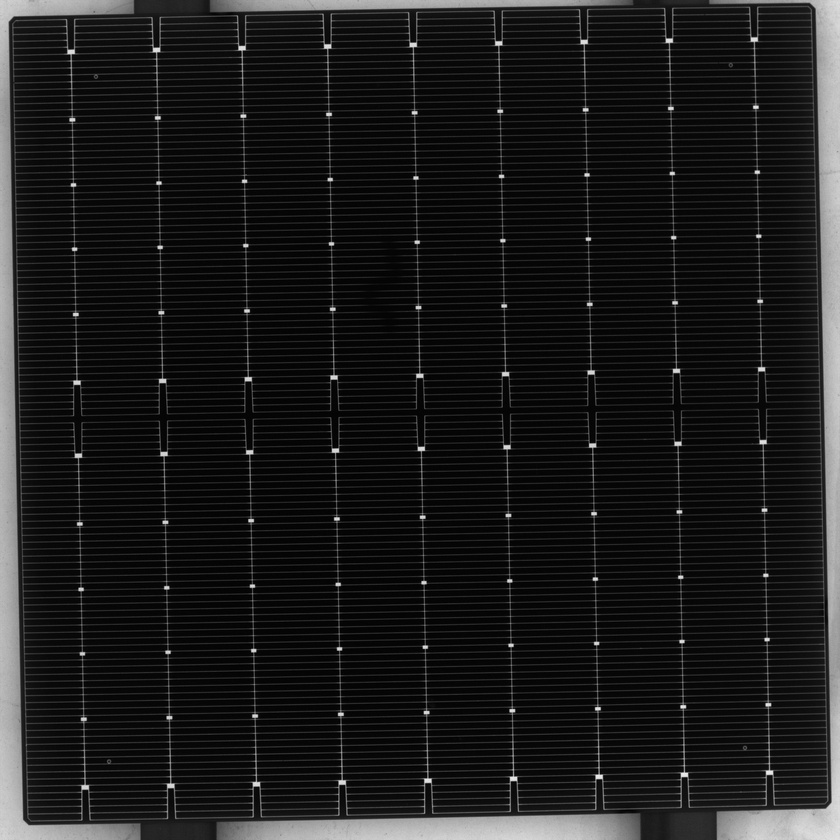
#> input picture pic/crop/1_crop.jpg, 840 x 840 px, shrunk from 2779 x 2779 before the run, found by its file name
$ python step2.py
#> lines starting #> are read from the running program, lines starting #| are printed output that depends on the picture; after the words box and inside, x2 and y2 are one past the last pixel; in counts of white or black regions, pixels touching at a corner belong together; long printed decimals are rounded
import cv2
import numpy as np

def calarea(rec):
    x1 = rec[0,0]
    y1 = rec[0,1]
    x2 = rec[1,0]
    y2 = rec[1,1]
    x3 = rec[2,0]
    y3 = rec[2,1]
    x4 = rec[3,0]
    y4 = rec[3,1]
    area = ((x1*y2-y1*x2)+(x2*y3-y2*x3)+(x3*y4-y3*x4)+(x4*y1-y4*x1))/2
    return abs(area)

def crop_minAreaRect(img, rect, box, h, w):
    # rotate img
    print("rect:")
    print(rect)
    print(type(box))
    print("box:")
    print(box)
    angle = rect[2]
    rows,cols = img.shape[0], img.shape[1]
    M = cv2.getRotationMatrix2D((cols/2,rows/2),angle-90,1)
    img_rot = cv2.warpAffine(img,M,(cols,rows))
    # rotate bounding box
    pts = np.int0(cv2.transform(np.array([box]), M))[0]
    print("After rot pts: ", pts)
    pts[pts < 0] = 0
    for i in range(4):
        if pts[i,0] > w:
            pts[i,0] = w
        if pts[i,1] >h:
            pts[i,1] = h
    x1 = pts[0,0]
    y1 = pts[0,1]
    x2 = pts[1,0]
    y2 = pts[1,1]
    x3 = pts[2,0]
    y3 = pts[2,1]
    x4 = pts[3,0]
    y4 = pts[3,1]
    xlow = min(x1, x2, x3, x4)
    xhigh = max(x1, x2, x3, x4)
    ylow = min(y1, y2, y3, y4)
    yhigh = max(y1, y2, y3, y4)
    img_crop = img_rot[ylow:yhigh, xlow:xhigh]
    return img_crop

# Load the image
img = cv2.imread("C://Users//yzgua//Desktop//bat//pic//crop//1_crop.jpg")
#> img is the input picture: shape (840, 840, 3); min 0, max 239, mean 27.2
h, w, c = img.shape[:3]
#> h = 840; w = 840; c = 3
print("height: {} , width: {}".format(h, w))
#| height: 840 , width: 840

cv2.namedWindow('original', 0)
cv2.imshow('original',img)

gray = cv2.cvtColor(img,cv2.COLOR_BGR2GRAY)

edged = cv2.Canny(img, 170, 500)
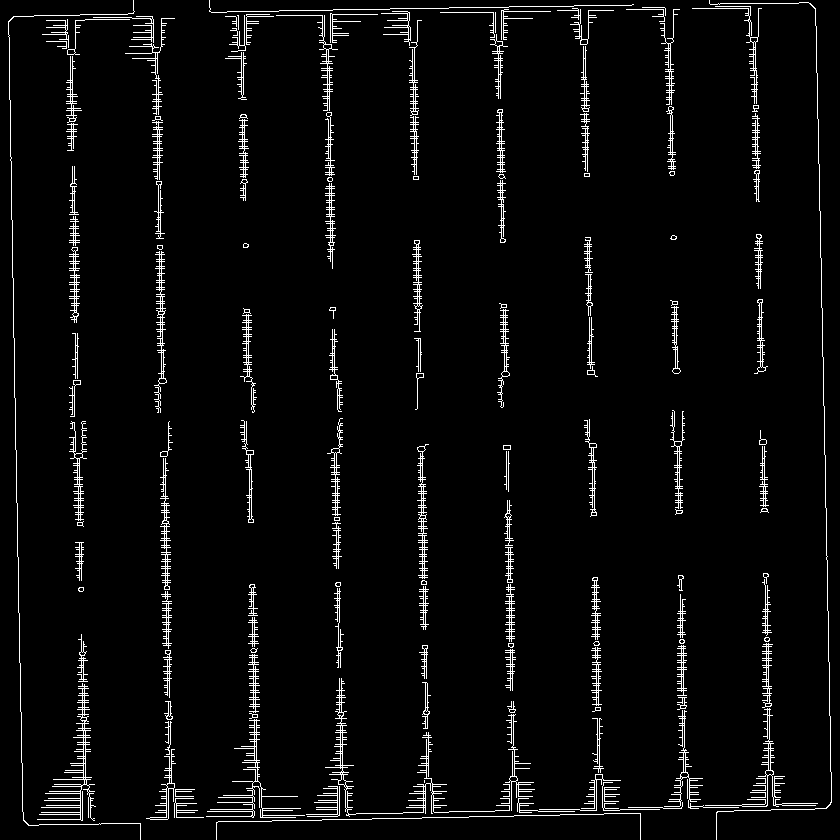
#> edged: shape (840, 840); 3.9% white in thin lines or dots
cv2.namedWindow('edge', 0)
cv2.imshow('edge',edged)

# Apply adaptive threshold
thresh = cv2.adaptiveThreshold(edged, 255, 1, 1, 11, 2)
#> thresh: shape (840, 840); 17.9% white; 686 white regions (659 under 20 px), largest, box (x1, y1, x2, y2) and area: (3, 0, 837, 840) 71694, (204, 0, 684, 273) 19615, (498, 440, 520, 695) 3005
thresh_color = cv2.cvtColor(thresh, cv2.COLOR_GRAY2BGR)

cv2.namedWindow('thresh', 0)
cv2.imshow('thresh',thresh)

# apply some dilation and erosion to join the gaps - change iteration to detect more or less area's
thresh = cv2.dilate(thresh,None,iterations = 10)
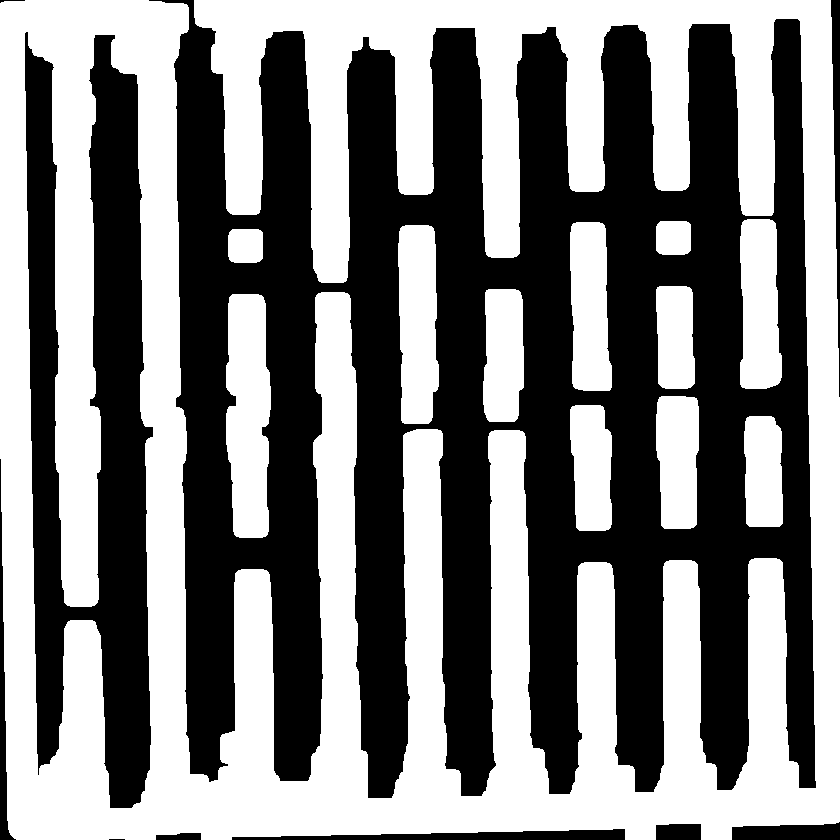
#> thresh: shape (840, 840); 50.5% white; 10 black regions (1 under 20 px), largest, box (x1, y1, x2, y2) and area: (149, 0, 816, 798) 286332, (25, 32, 153, 808) 54039, (232, 829, 625, 840) 2572
cv2.namedWindow('dilate', 0)
cv2.imshow('dilate',thresh)

thresh = cv2.erode(thresh,None,iterations = 10)
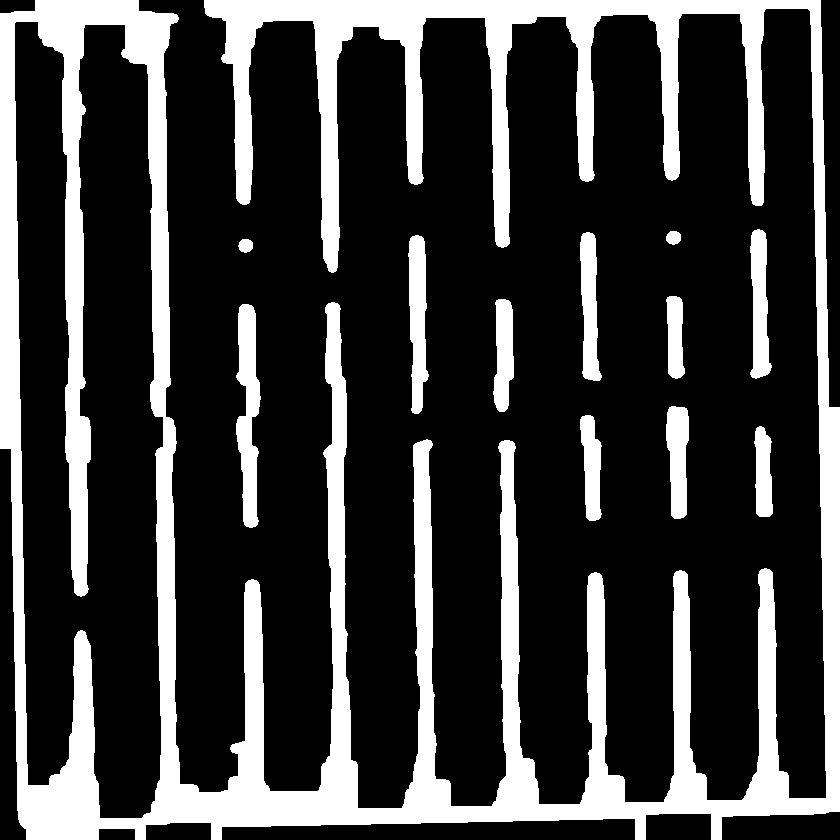
#> thresh: shape (840, 840); 24% white; 12 white regions
cv2.namedWindow('erode', 0)
cv2.imshow('erode',thresh)

# Find the contours
contours,hierarchy = cv2.findContours(thresh,
                                        cv2.RETR_TREE,
                                        cv2.CHAIN_APPROX_SIMPLE)
#> contours = 13 contours; largest, box (x1, y1, x2, y2) and area: (0, 0, 840, 840) 232404, (14, 21, 164, 819) 89840, (236, 304, 261, 528) 3288, (408, 235, 429, 414) 2435, (750, 229, 772, 379) 2092

maxarea = 0
maxbox = np.zeros((4,2), int)
maxrect = cv2.minAreaRect(contours[0])
#> maxrect = ((763, 471), (17.03, 90.15), -0.909)

for cnt in contours:
    rect = cv2.minAreaRect(cnt)
    box_float = cv2.boxPoints(rect)
    tmparea = calarea(box_float)
    box = np.int0(box_float)
    cv2.drawContours(img,[box],0,(0,0,255),10)
    box_w = box[1,0]- box[0,0]+1
    if tmparea > maxarea:
        maxbox = box
        maxarea = tmparea
        maxrect = rect
#> this loop made 13 passes
#> (x1 in calarea, y1 in calarea, x2 in calarea, y2 in calarea, x3 in calarea, y3 in calarea, x4 in calarea, y4 in calarea) on passes 1, 2, 12: (755.2, 516.2, 753.7, 426.1, 770.8, 425.8, 772.2, 515.9), (586.1, 520.6, 579.1, 415.4, 598.9, 414.1, 606, 519.3), (839, 839, -2.57e-14, 839, 0, 0, 839, 0)
#> (x1 in calarea, y1 in calarea, x2 in calarea, y2 in calarea, x3 in calarea, y3 in calarea, x4 in calarea, y4 in calarea) on passes 3 to 4: (688, 518, 666, 518, 666, 406, 688, 406), (260, 527, 236, 527, 236, 304, 260, 304)
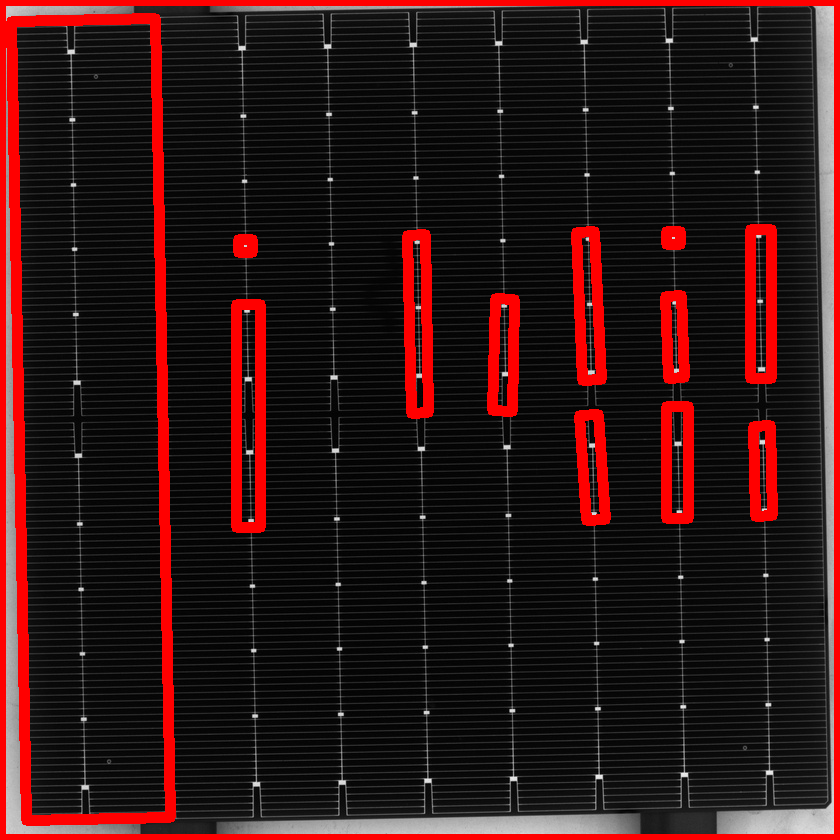
#> img: shape (840, 840, 3); 10.16% of pixels changed, all inside (x1, y1, x2, y2) = (0, 0, 840, 840)
#> after the loop, maxarea = 703921

# cv2.drawContours(img,[maxbox],0,(0,0,255),10)
cv2.namedWindow('image bound', 0)
cv2.imshow('image bound',img)

crop_rot = crop_minAreaRect(img, maxrect, maxbox, h , w)
#| ((419.5, 419.5), (839.0, 839.0), -90.0)
#| <class 'numpy.ndarray'>
#| [[839 839]
#|  [  0 839]
#|  [  0   0]
#|  [839   0]]
#> in crop_minAreaRect, `angle = rect[2]`: angle = -90
#> in crop_minAreaRect, `M = cv2.getRotationMatrix2D((cols/2,rows/2),angle-90,1)`: M = [[-1, -1.22e-16, 840], [1.22e-16, -1, 840]]
#> in crop_minAreaRect, `img_rot = cv2.warpAffine(img,M,(cols,rows))`:
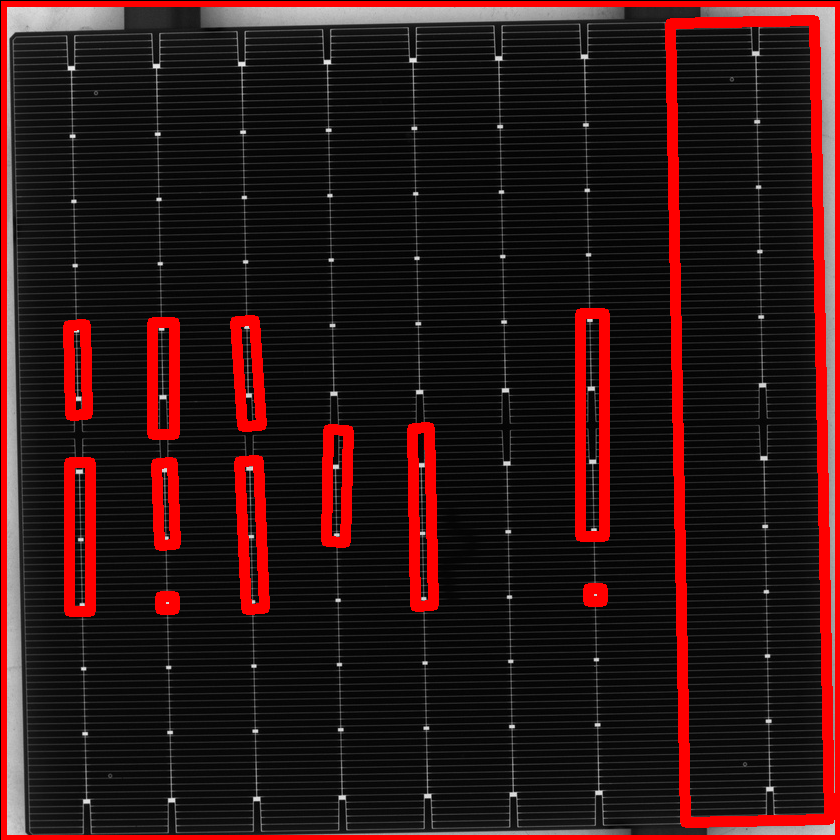
#> img_rot: shape (840, 840, 3); mean B, G, R 20.7, 20.7, 46
#> in crop_minAreaRect, `pts = np.int0(cv2.transform(np.array([box]), M))[0]`: pts = [[1, 1], [840, 1], [840, 840], [1, 840]]
#| After rot pts:  [[  1   1]
#|  [840   1]
#|  [840 840]
#|  [  1 840]]
#> in crop_minAreaRect, `x1 = pts[0,0]`: x1 = 1
#> in crop_minAreaRect, `x2 = pts[1,0]`: x2 = 840
#> in crop_minAreaRect, `y2 = pts[1,1]`: y2 = 1
#> in crop_minAreaRect, `x3 = pts[2,0]`: x3 = 840
#> in crop_minAreaRect, `x4 = pts[3,0]`: x4 = 1
#> in crop_minAreaRect, `y4 = pts[3,1]`: y4 = 840
#> in crop_minAreaRect, `xlow = min(x1, x2, x3, x4)`: xlow = 1
#> in crop_minAreaRect, `xhigh = max(x1, x2, x3, x4)`: xhigh = 840
#> in crop_minAreaRect, `ylow = min(y1, y2, y3, y4)`: ylow = 1
#> in crop_minAreaRect, `yhigh = max(y1, y2, y3, y4)`: yhigh = 840
#> in crop_minAreaRect, `img_crop = img_rot[ylow:yhigh, xlow:xhigh]`:
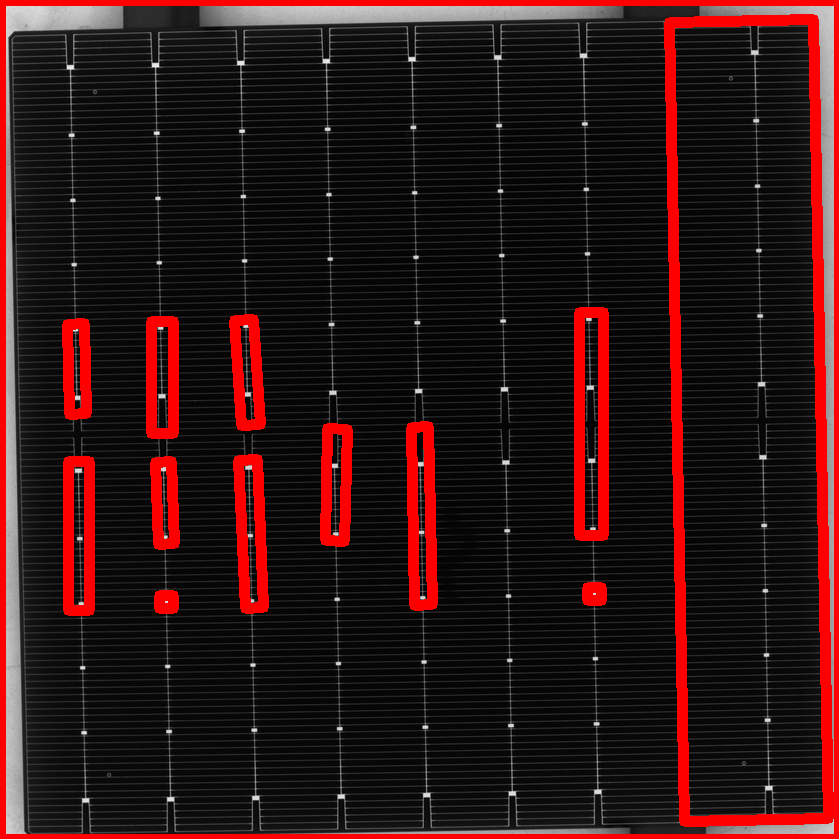
#> img_crop: shape (839, 839, 3); mean B, G, R 20.7, 20.7, 46.1
print(type(crop_rot))
#| <class 'numpy.ndarray'>
print(crop_rot.shape)
#| (839, 839, 3)
cv2.namedWindow('Crop result', 0)
cv2.imshow('Crop result',crop_rot)
# cv2.imwrite("C:\\Users\\yzgua\\Desktop\\bat\\test\\720\\result\\720_800_result.jpg", crop_rot)
cv2.waitKey(0)
cv2.destroyAllWindows()

$ run again, with pic/crop/7_crop.jpg copied over pic/crop/1_crop.jpg
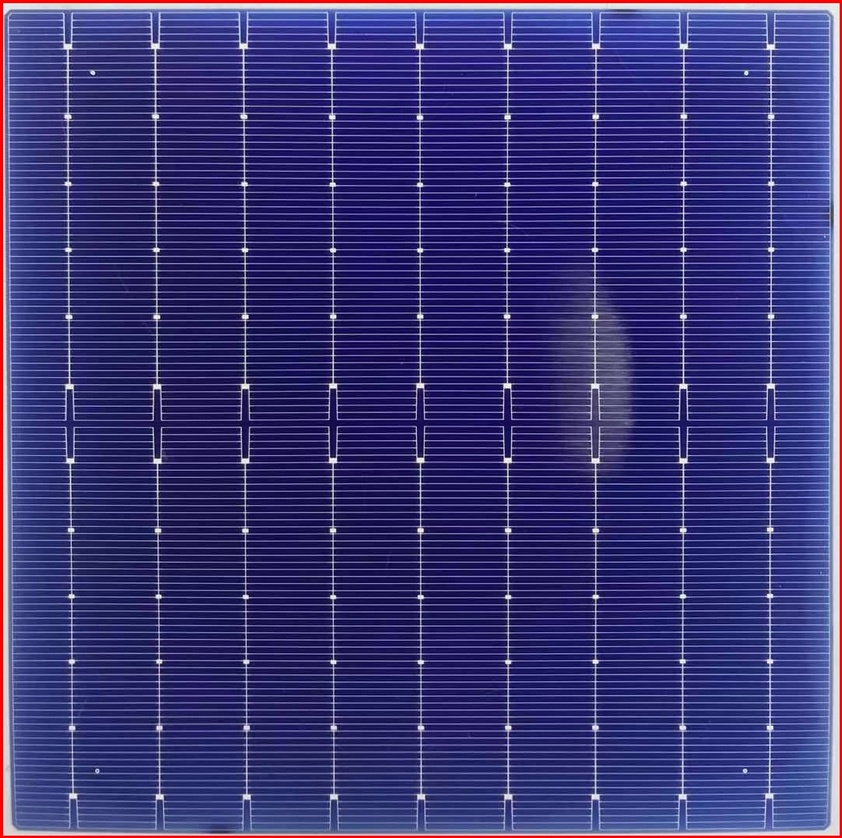
#> input picture pic/crop/7_crop.jpg, 842 x 838 px, shrunk from 1079 x 1075 before the run, found by its file name
#> img is the input picture: shape (838, 842, 3); mean B, G, R 118.3, 54.8, 58.9
#| height: 838 , width: 842
#> edged: shape (838, 842); 26.3% white in thin lines or dots
#> thresh_color: shape (838, 842, 3); 73% white; black in thin lines or dots
#> contours = 2 contours; box (x1, y1, x2, y2) and area: (0, 0, 842, 838) 703917, (16, 797, 50, 826) 886
#> `maxrect = cv2.minAreaRect(contours[0])`: maxrect = ((420.5, 418.5), (837, 841), -90)
#> the loop `for cnt in contours:` made 2 passes
#> (cnt, x1 in calarea, y1 in calarea, x2 in calarea, y2 in calarea, x3 in calarea, y3 in calarea, x4 in calarea) on pass 1: ([[0, 0], [0, 837], [841, 837], [841, 0]], 841, 837, 0.000122, 837, 0.000122, 0, 841)
#> after the loop `for cnt in contours:`:
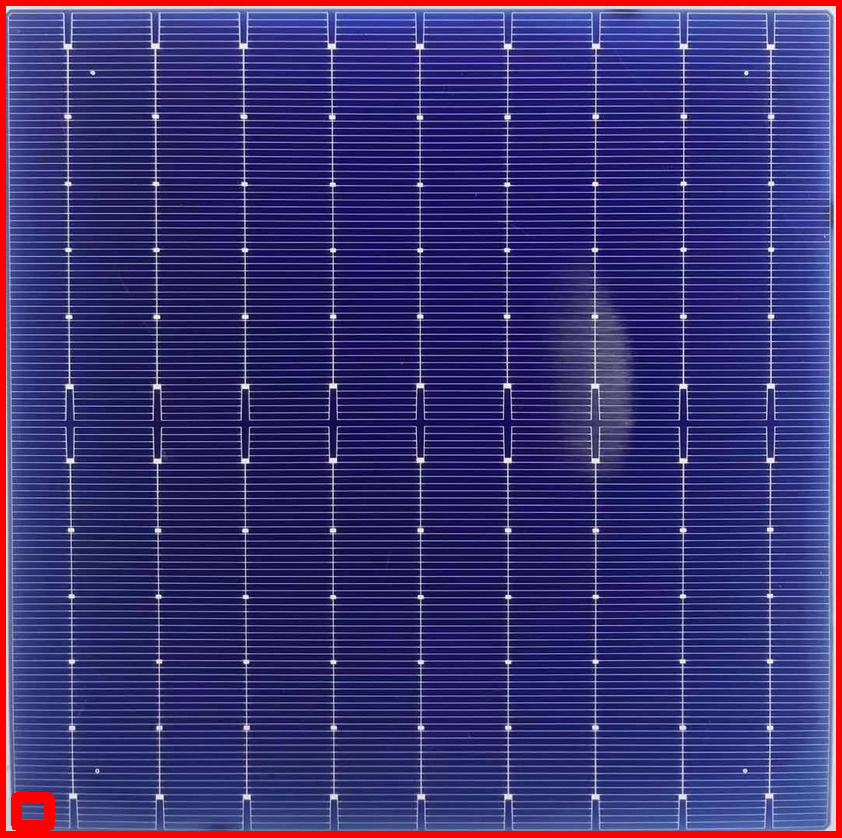
#> img: shape (838, 842, 3); 3.14% of pixels changed, all inside (x1, y1, x2, y2) = (0, 0, 842, 838)
#> after the loop `for cnt in contours:`: maxarea = 703916.8
#| ((420.500, 418.500), (837.000, 841.000), -90.0)
#| <class 'numpy.ndarray'>
#| [[841 836]
#|  [  0 836]
#|  [  0   0]
#|  [841   0]]
#> angle = -90
#> M = [[-1, -1.22e-16, 842], [1.22e-16, -1, 838]]
#> pts = [[1, 2], [842, 2], [842, 838], [1, 838]]
#| After rot pts:  [[  1   2]
#|  [842   2]
#|  [842 838]
#|  [  1 838]]
#> in crop_minAreaRect, `x1 = pts[0,0]`: x1 = 1
#> in crop_minAreaRect, `y1 = pts[0,1]`: y1 = 2
#> in crop_minAreaRect, `x2 = pts[1,0]`: x2 = 842
#> in crop_minAreaRect, `y2 = pts[1,1]`: y2 = 2
#> in crop_minAreaRect, `x3 = pts[2,0]`: x3 = 842
#> in crop_minAreaRect, `y3 = pts[2,1]`: y3 = 838
#> in crop_minAreaRect, `x4 = pts[3,0]`: x4 = 1
#> in crop_minAreaRect, `y4 = pts[3,1]`: y4 = 838
#> xlow = 1
#> xhigh = 842
#> ylow = 2
#> yhigh = 838
#> in crop_minAreaRect, `img_crop = img_rot[ylow:yhigh, xlow:xhigh]`:
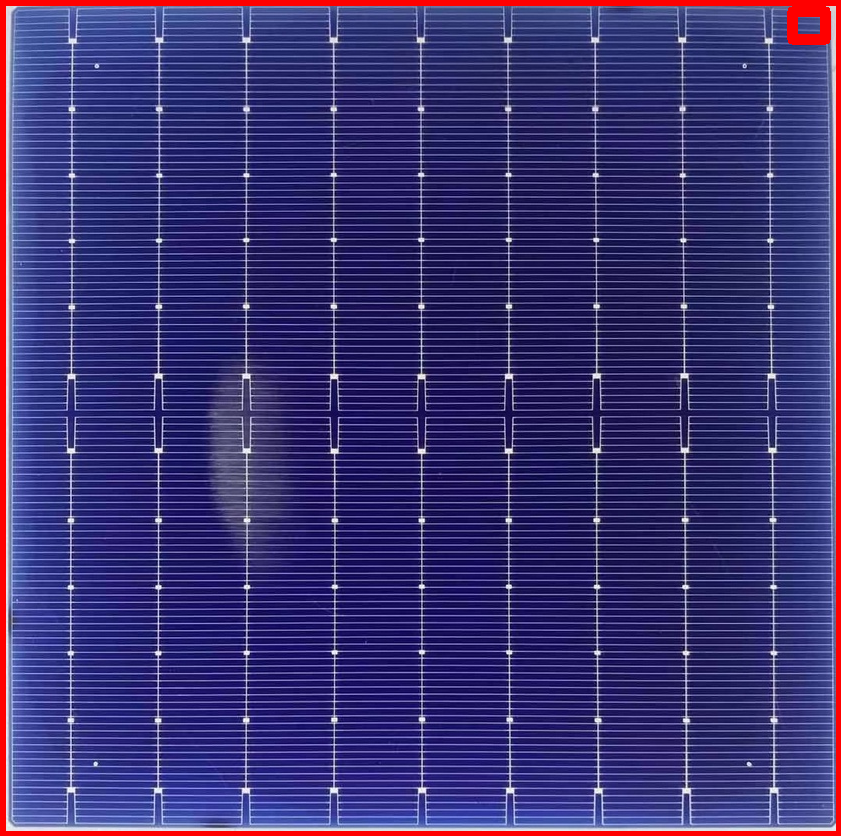
#> img_crop: shape (836, 841, 3); mean B, G, R 114.9, 51.5, 59.5
#| <class 'numpy.ndarray'>
#| (836, 841, 3)
